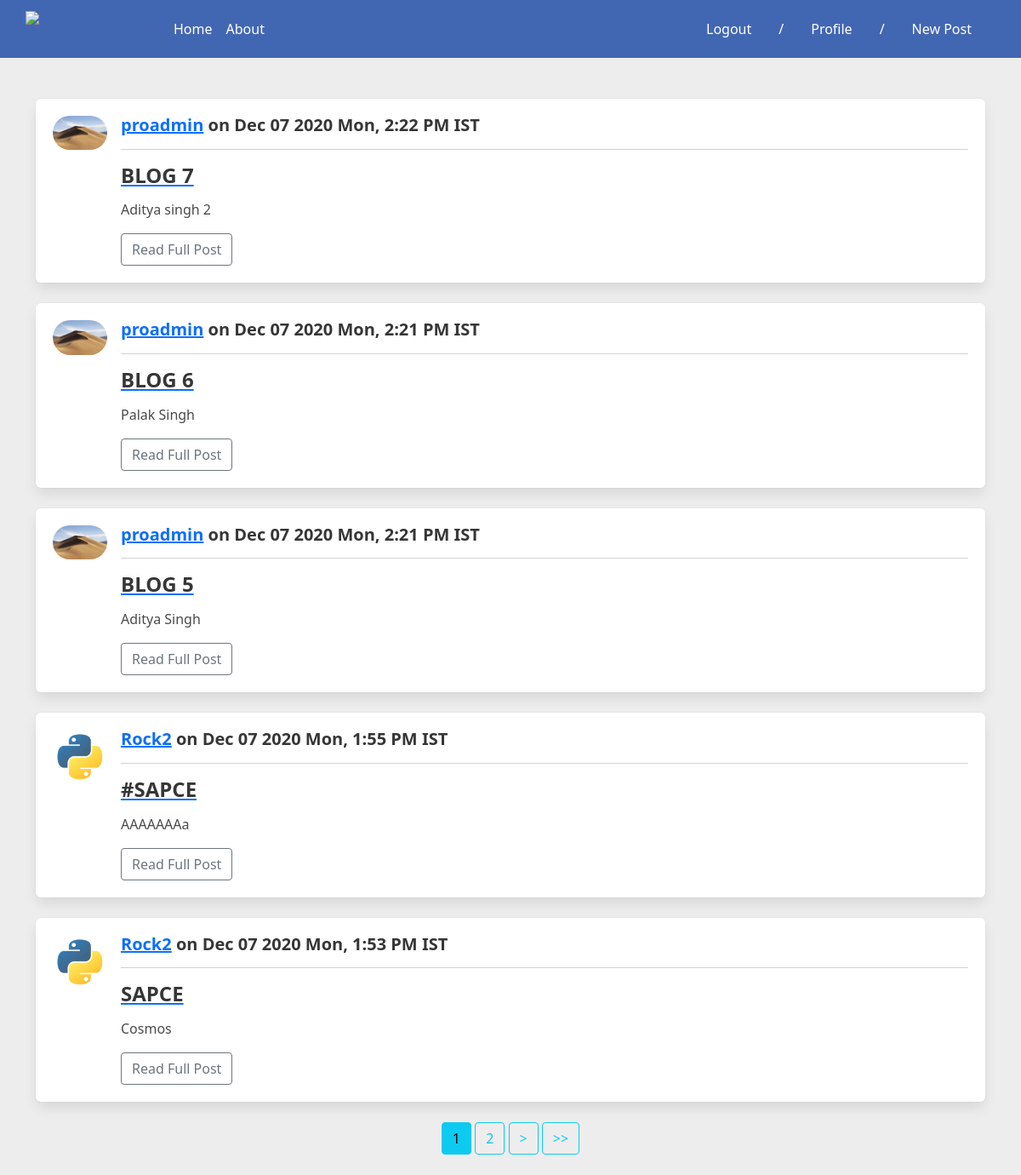
The app's page / (signed in), older data.
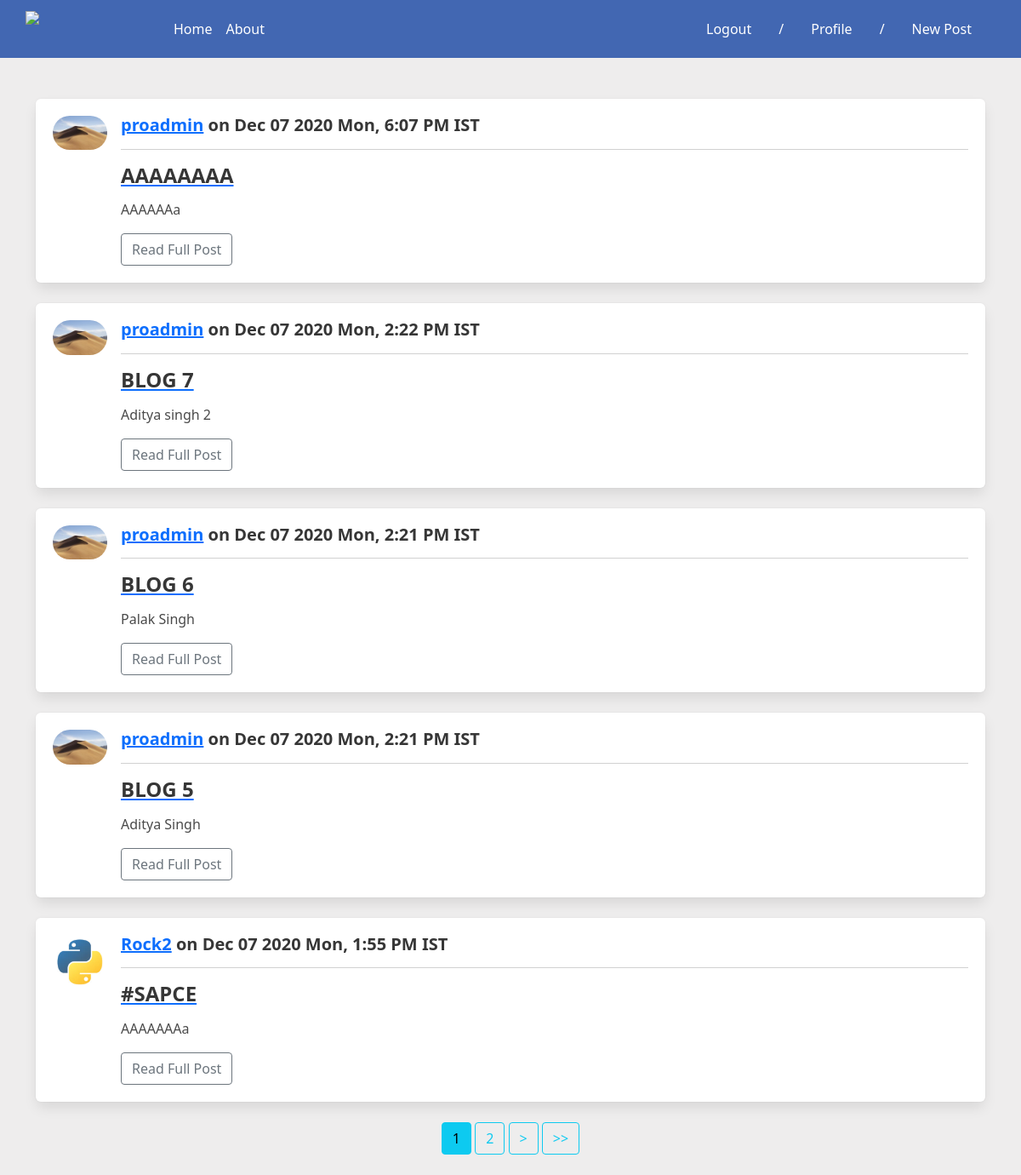
The same page, newer data.
### blog/models.py (models this page shows, shortened)
class Post(models.Model):
    title = models.CharField(max_length=100)
    content = models.TextField()
    date_posted = models.DateTimeField(default=timezone.now)
    author = models.ForeignKey(User, on_delete=models.CASCADE)

### authentication/models.py (models this page shows, shortened)
class Profile(models.Model):
    user = models.OneToOneField(User, on_delete=models.CASCADE)
    image = models.ImageField(default='profile_pics/default.jpg', upload_to='profile_pics')
    bio = models.TextField()
    location = models.CharField(max_length=30)

### blog/views.py (the view)
# urls.py: path('', PostListView.as_view(), name='blog_home'),
class PostListView(LoginRequiredMixin, ListView):
    model = Post
    template_name = 'blog/home.html'
    context_object_name = 'posts'
    ordering = ['-date_posted']
    paginate_by = 5

### blog/templates/blog/home.html (shortened to what this page needs)
{% extends 'blog/base.html' %}
{% block content%}
{% for post in posts %}
<div class="box">
    <article class="media">
        <div class="media-left">
            <figure class="image is-64x64">
                <img class='is-rounded' src="{{ post.author.profile.image.url}}" alt="Image">
            </figure>
        </div>
        <div class="media-content">
            <div class="content">
                <h4><a href="">{{ post.author }}</a> on {{ post.date_posted | date:"b d Y D, f A T" | capfirst }}</h4>
                <hr>
                <a href="{% url 'blog_detail' post.id%}">
                    <h3 class="card-title">{{ post.title | upper }}</h3>
                </a>
                <p>{{ post.content }}</p>
                <p class="card-text"><small class="text-muted"></small>
                    <a href="{% url 'blog_detail' post.id %}"><button class="btn btn-outline-secondary">Read Full
                            Post</button></a>
            </div>
        </div>
    </article>
</div>
{% endfor %}
<div align='center'style='width: 100%; overflow-x: scroll;'class="container">
    {% if is_paginated %}
    {% for num in page_obj.paginator.page_range %}
      {% if page_obj.number == num %}
        <a class="btn btn-info mb-4" href="?page={{ num }}">{{ num }}</a>
      {% elif num > page_obj.number|add:'-3' and num < page_obj.number|add:'3' %}
        <a class="btn btn-outline-info mb-4" href="?page={{ num }}">{{ num }}</a>
      {% endif %}
    {% endfor %}
    {% if page_obj.has_next %}
      <a class="btn btn-outline-info mb-4" href="?page={{ page_obj.next_page_number }}">></a>
      <a class="btn btn-outline-info mb-4" href="?page={{ page_obj.paginator.num_pages }}">>></a>
    {% endif %}
  {% endif %}
</div>
{% endblock %}

### blog/templates/blog/base.html (shortened to what this page needs)
<!DOCTYPE html>
<html lang="en">
{% load static %}
<head>
    <link rel="stylesheet" href="https://cdn.jsdelivr.net/npm/bulma@0.9.1/css/bulma.min.css">
    <link href="https://cdn.jsdelivr.net/npm/bootstrap@5.0.0-alpha3/dist/css/bootstrap.min.css" rel="stylesheet"
>
    <link rel="stylesheet" href="{% static 'blog/main.css' %}">
</head>
<body class="body_back">
    <nav class="navbar navbar-expand-lg navbar-light" style="background : rgb(66,103,178)">
        <div class="container">
            <a style="color: white" class="navbar-brand" href="/"><img width="150"
                    src="https://bulma.io/images/bulma-logo.png"></a>
            <div class="collapse navbar-collapse" id="navbarSupportedContent">
                <ul class="navbar-nav mr-auto mb-2 mb-lg-0">
                    <li class="nav-item">
                        <a style="color: white" class="nav-link" aria-current="page" href="{% url 'blog_home' %}">Home</a>
                    </li>
                    <li class="nav-item">
                        <a style="color: white" class="nav-link" href="{% url 'blog_about' %}">About</a>
                    </li>
                </ul>
                {% if user.is_authenticated %}
                <ul class="nav justify-content-end">
                    <li class="nav-item">
                        <a style="color: white" class="nav-link" href="{% url 'logout'%}">Logout</a>
                    </li>
                    <li class="nav-item">
                        <a style="color: white" class="nav-link">/</a>
                    </li>
                    <li class="nav-item">
                        <a style="color: white" class="nav-link" href="{% url 'profile'%}">Profile</a>
                    </li>
                    <li class="nav-item">
                        <a style="color: white" class="nav-link">/</a>
                    </li>
                    <li class="nav-item">
                        <a style="color: white" class="nav-link" href="{% url 'blog_create'%}">New Post</a>
                    </li>
                </ul>
                {% endif %}
            </div>
        </div>
    </nav>
    <main role="main" class="container mt-5">
        <div class="row">
            <div class="col-md-12">
                {% block content %}{% endblock %}
            </div>
        </div>
    </main>
</body>
</html>

### blog/static/blog/main.css (style rules this page uses)
.body_back { background-color: #eeeded; min-height: 700px; }

Row changes from the older to the newer data that the page shows:
no longer on this page (row unchanged): Post: author.profile.image (placeholder picture), author "Rock2", date_posted "Dec 07 2020 Mon, 1:53 PM IST", title "SAPCE", content "Cosmos"
added Post: author.profile.image (picture), author "proadmin", date_posted "Dec 07 2020 Mon, 6:07 PM IST", title "AAAAAAAA", content "AAAAAAa"
